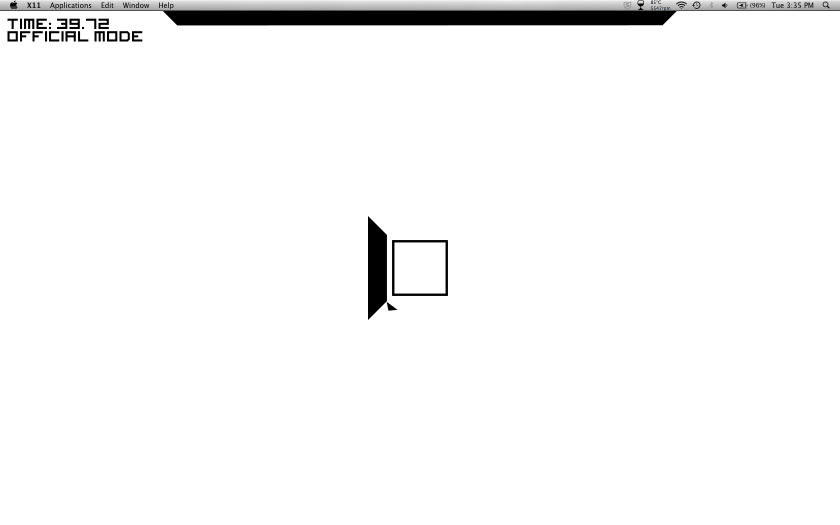
%> input picture workspace/Player_Detection_Testing/Critical_interference_test.png, 1680 x 1050 px (shown at 1/2 size)
$ octave v6_test_driver.m   (GNU Octave 9; MATLAB toolbox functions it lacks are replaced by stand-ins)
%> lines starting %> are read from the running program, lines starting %| are printed output that depends on the picture; in (x1, y1, x2, y2) boxes, pixels count from 0 and x2, y2 are one past the last pixel; in counts of white or black regions, pixels touching at a corner belong together; the program's own positions count from 1
### workspace/Player_Detection_Testing/detect_player_v6.m

function [playerX, playerY] = detect_player_v6(Img)
% Now with an ellipse to deal with stretched images instead of a circle
% THIS MUST TAKE IN A CROPPED IMAGE CENTERED AT THE PLAYER'S ORBITAL CENTER
% Version 5 is Version 4 made dimensionless.  The only concern I have is
% with the detection range

tic
xmax = size(Img, 2);
ymax = size(Img, 1);
square_center = [round(xmax/2), round(ymax/2)];


Xsearchoffset = round(0.9 * square_center(2));
Ysearchoffset = round(0.9 * square_center(1));
xtop = (square_center(1) - Xsearchoffset); xbottom = (square_center(1) + Xsearchoffset);
ytop = (square_center(2) - Ysearchoffset); ybottom = (square_center(2) + Ysearchoffset);


Xhalfrange = round(0.1 * Xsearchoffset); % half the Xside of the square patch we search
Yhalfrange = round(0.1 * Ysearchoffset); % half the Yside of the square patch we search

cx = [round(xtop:xbottom)];
cytop = round(square_center(2) - sqrt(Ysearchoffset^2 - (cx - square_center(1)).^2));
cybottom = round(square_center(2) + sqrt(Ysearchoffset^2 - (cx - square_center(1)).^2));

cx = [cx(1) cx cx];   % the cx(1), cybottom(end) closes a gap through which the player could slip undetected more efficiently than decreasing the stepsize would
cy = [cybottom(end) cytop cybottom];
imshow(Img)
hold on
plot(size(Img, 2)/2, size(Img, 1)/2, 'g+', 'markersize', 30)
plot(square_center(1), square_center(2), 'rX', 'markersize', 30)
legend('g+ = screenshot center', 'rX = rotation center')
plot(cx, cy, '-gx')


counter = zeros(size(cx));
algpreptime = toc
% search circle
tic
for h = 1:length(cx)

    subImgXinds = [cx(h) - Xhalfrange: cx(h) + Xhalfrange];
    subImgYinds = [cy(h) - Yhalfrange : cy(h) + Yhalfrange];

    subImg = Img(subImgYinds, subImgXinds);


    counter(h) = sum(sum(subImg));

end
playercenterind = round(mean(find(counter <=73000 & counter >= 72000)))

playerX = cx(playercenterind);
playerY = cy(playercenterind);
playerfind = toc


debug = 1;

% Diagnostics

plot(cx(playercenterind), cy(playercenterind), 'rs', 'markersize', 30)
plot(cx(playercenterind), cy(playercenterind), 'r+', 'markersize', 25)
debug = 2;

end

### workspace/Player_Detection_Testing/v6_test_driver.m
close all; clear all; clc;
Img = imread('Critical_interference_test.png');
%> Img is the input picture: size 1050x1680x3 uint8; mean R, G, B 247.4, 247.4, 247.4
Img = Img(:,:,1);
%> Img: size 1050x1680 uint8
square_center = [round(size(Img, 2)/2), round(size(Img, 1)/2)];
%> square_center = [840 525]
CropImg = Img(square_center(2) - 110 : square_center(2) + 110, square_center(1) - 110 : square_center(1) + 110);
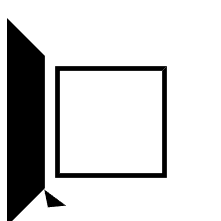
%> CropImg: size 221x221 uint8; min 0, max 255, mean 209.9
[playerX, playerY] = detect_player_v6(CropImg)
%> in detect_player_v6, `plot(cx, cy, '-gx')`:
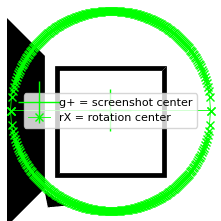
%> figure redrawn from the program's plot data
%> the loop in detect_player_v6, `for h = 1:length(cx)` made 403 passes
%> pass 1, in detect_player_v6, `subImg = Img(subImgYinds, subImgXinds);`:
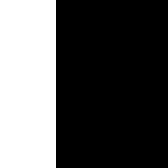
%> subImg: size 21x21 uint8 (shown 8 times larger); 33.3% white; 1 white region, box (x1, y1, x2, y2) and area: (0, 0, 7, 21) 147
%> pass 3, in detect_player_v6, `subImg = Img(subImgYinds, subImgXinds);`:
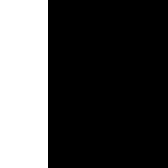
%> subImg: size 21x21 uint8 (shown 8 times larger); 28.6% white; 1 white region, box (x1, y1, x2, y2) and area: (0, 0, 6, 21) 126
%> after the loop in detect_player_v6, `for h = 1:length(cx)`: counter = 403 values, max 112455 at index 37, min 0 at index 9, mean 95402.1
%> in detect_player_v6, `playercenterind = round(mean(find(counter <=73000 & counter >= 72000)))`: playercenterind = NaN
%> the run ends on the next line

$ run again, with workspace/Player_Detection_Testing/640 by 480.png copied over workspace/Player_Detection_Testing/Critical_interference_test.png
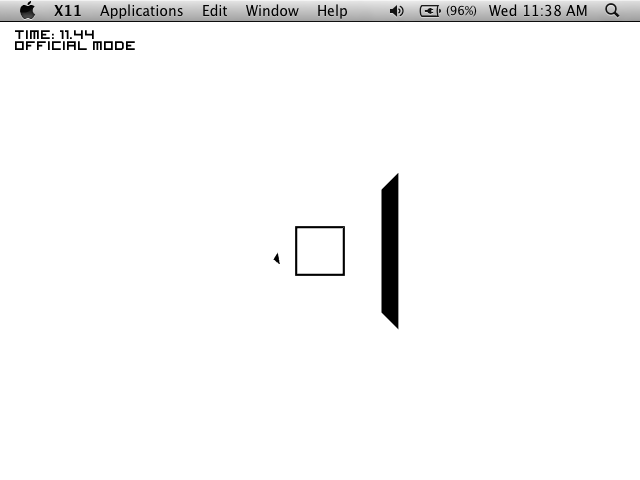
%> input picture workspace/Player_Detection_Testing/640 by 480.png, 640 x 480 px
%> Img is the input picture: size 480x640x3 uint8; mean R, G, B 248.1, 248.1, 248.1
%> Img: size 480x640 uint8
%> `CropImg = Img(square_center(2) - 110 : square_center(2) + 110, square_..`:
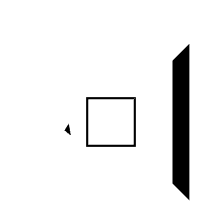
%> CropImg: size 221x221 uint8; min 0, max 255, mean 240.4
%> after the loop in detect_player_v6, `for h = 1:length(cx)`: counter = 403 values, max 112455 at index 1, min 27458 at index 375, mean 107786.6
%> playercenterind = 385
%> in detect_player_v6, `playerX = cx(playercenterind);`: playerX = 193
%> in detect_player_v6, `playerY = cy(playercenterind);`: playerY = 168
%> `[playerX, playerY] = detect_player_v6(CropImg)`:
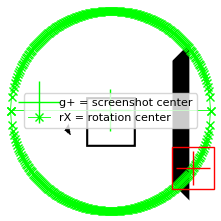
%> figure redrawn from the program's plot data
%> `[playerX, playerY] = detect_player_v6(CropImg)`: playerX = 193; playerY = 168

$ run again, with workspace/Player_Detection_Testing/Base_2.png copied over workspace/Player_Detection_Testing/Critical_interference_test.png
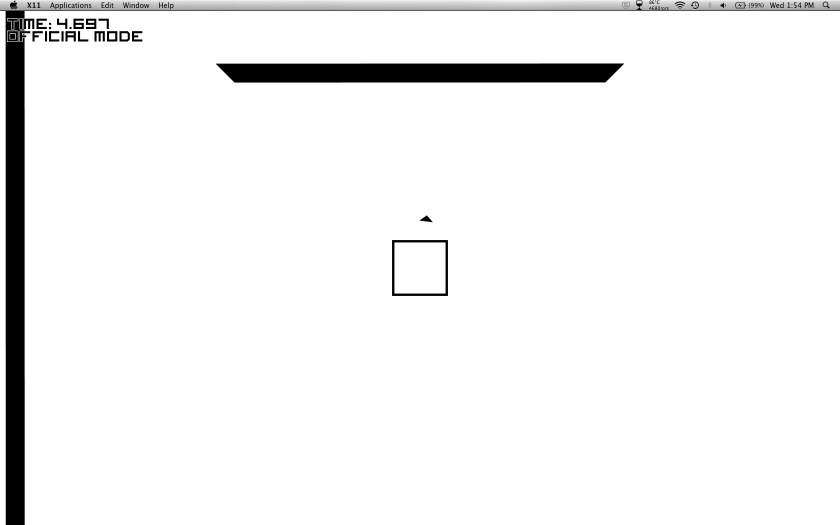
%> input picture workspace/Player_Detection_Testing/Base_2.png, 1680 x 1050 px (shown at 1/2 size)
%> Img is the input picture: size 1050x1680x3 uint8; mean R, G, B 242.7, 242.7, 242.7
%> Img: size 1050x1680 uint8
%> `CropImg = Img(square_center(2) - 110 : square_center(2) + 110, square_..`:
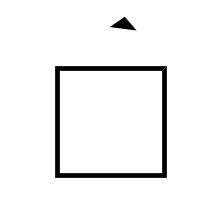
%> CropImg: size 221x221 uint8; min 0, max 255, mean 243.5
%> in detect_player_v6, `plot(cx, cy, '-gx')`:
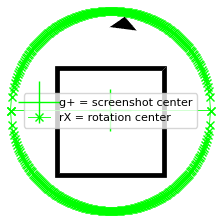
%> figure redrawn from the program's plot data
%> after the loop in detect_player_v6, `for h = 1:length(cx)`: counter = 403 values, max 112455 at index 1, min 101361 at index 120, mean 111992.7
%> playercenterind = NaN
